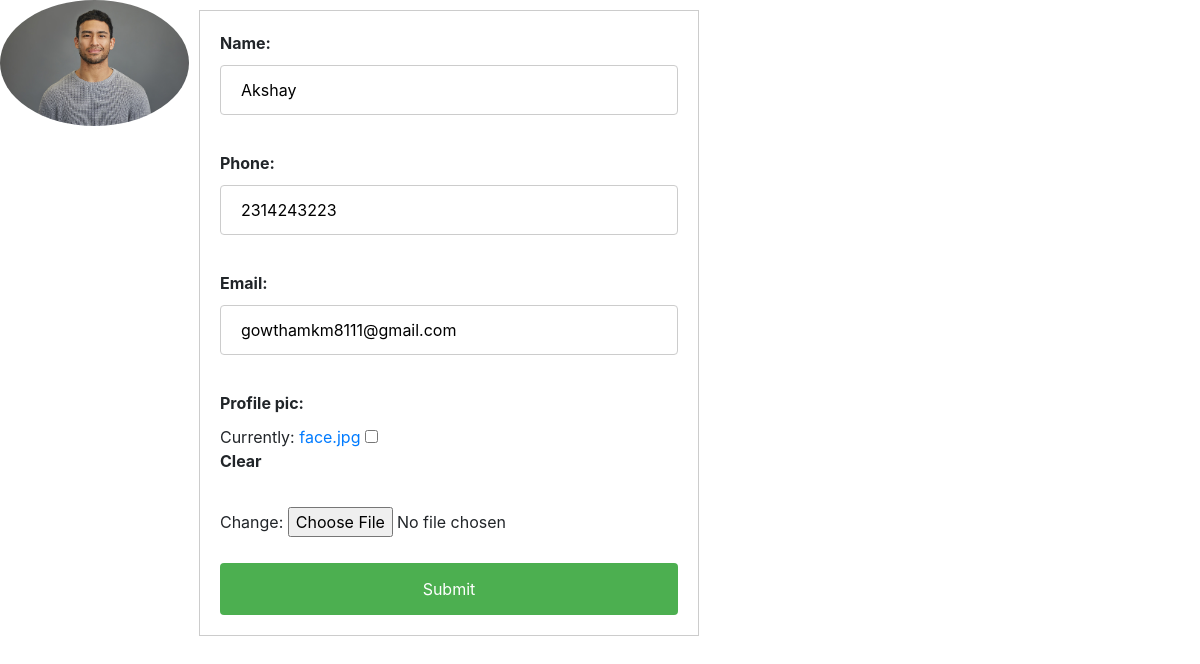
Screenshot of /accounts/ (signed in) with the database file from the repository.
### accounts/models.py (models this page shows, shortened)
class Customer(models.Model):
    user = models.OneToOneField(User, null=True, blank=True, on_delete=models.CASCADE)
    name = models.CharField(max_length=200, null=True)
    phone = models.CharField(max_length=10, null=True)
    email = models.CharField(max_length=200, null=True)
    profile_pic = models.ImageField(null=True, blank=True, default="default image.jpg")
    date_created = models.DateTimeField(auto_now_add=True, null=True)

### accounts/decorators.py (the view)
        def wrapper_func(request, *args, **kwargs):
            group=None
            if request.user.groups.exists():
                group= request.user.groups.all()[0].name
            if group in allowed_roles:
                return view_func(request, *args, **kwargs)
            else:
                return HttpResponse('user are not allowed to view this page')

### accounts/forms.py
class CustomerForm(ModelForm):
    class Meta:
        model = Customer
        fields='__all__'
        exclude=['user']

### accounts/views.py (called while the page is built)
@login_required(login_url='login')
@allowed_users(allowed_roles=['customer'])
def user_acc(request):
    customer = request.user.customer
    form = CustomerForm(instance=customer)
    context = {'form': form}
    if request.method == 'POST':
        form = CustomerForm(request.POST, request.FILES, instance=customer)
        if form.is_valid():
            form.save()
    return render(request, 'accounts.html', context)

### template/accounts.html (shortened to what this page needs)
{% load static %}
<!DOCTYPE html>
<html>
<head>
    <link rel="stylesheet" href="https://cdn.jsdelivr.net/npm/bootstrap@4.0.0/dist/css/bootstrap.min.css"
>
</head>
<body>
    <div class="account">
        <div style="width: 5cm; height: 5cm; overflow: hidden;">
            <img src="{{request.user.customer.profile_pic.url}}" alt="Profile Picture" style="width: 100%; border-radius: 50%;">
          </div>
        <div class="user-details">
            <form action="" method="post" enctype="multipart/form-data">
                {{ form.as_p }}
            <input type="submit" name="Update Information">
            </form>
        </div>
    </div>
</body>
</html>

### template/accounts.html (style rules this page uses)
.account { display: flex; }
.user-details { padding: 10px; }
form { width: 500px; margin: 0 auto; padding: 20px; border: 1px solid #ccc; }
label { display: block; margin-bottom: 10px; font-weight: bold; }
input[type="text"], select { width: 100%; padding: 12px 20px; margin-bottom: 20px; box-sizing: border-box; border: 1px solid #ccc; border-radius: 4px; }
input[type="submit"] { width: 100%; background-color: #4CAF50; color: white; padding: 14px 20px; margin-top: 10px; border: none; border-radius: 4px; cursor: pointer; }

### rows the page displays
Customer: name "Akshay", phone "2314243223", email "gowthamkm8111@gmail.com"
